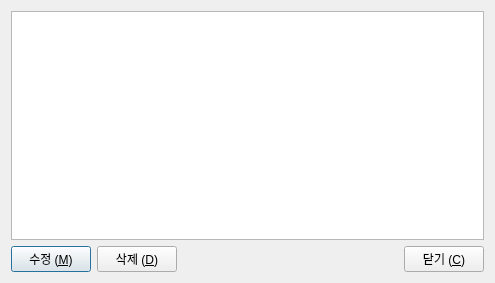
<?xml version="1.0" encoding="UTF-8"?>
<ui version="4.0">
 <class>LectureModify</class>
 <widget class="QDialog" name="LectureModify">
  <property name="geometry">
   <rect>
    <x>0</x>
    <y>0</y>
    <width>495</width>
    <height>283</height>
   </rect>
  </property>
  <property name="windowTitle">
   <string>강의관리</string>
  </property>
  <layout class="QVBoxLayout" name="verticalLayout_2">
   <item>
    <layout class="QVBoxLayout" name="verticalLayout">
     <item>
      <widget class="QTableView" name="tableView_Lecture"/>
     </item>
     <item>
      <layout class="QHBoxLayout" name="horizontalLayout">
       <item>
        <widget class="QPushButton" name="pushButton_LectureModify">
         <property name="text">
          <string>수정 (&amp;M)</string>
         </property>
        </widget>
       </item>
       <item>
        <widget class="QPushButton" name="pushButton_LectureDelete">
         <property name="text">
          <string>삭제 (&amp;D)</string>
         </property>
        </widget>
       </item>
       <item>
        <spacer name="horizontalSpacer">
         <property name="orientation">
          <enum>Qt::Horizontal</enum>
         </property>
         <property name="sizeHint" stdset="0">
          <size>
           <width>40</width>
           <height>20</height>
          </size>
         </property>
        </spacer>
       </item>
       <item>
        <widget class="QPushButton" name="pushButton_Close">
         <property name="text">
          <string>닫기 (&amp;C)</string>
         </property>
        </widget>
       </item>
      </layout>
     </item>
    </layout>
   </item>
  </layout>
 </widget>
 <tabstops>
  <tabstop>tableView_Lecture</tabstop>
  <tabstop>pushButton_LectureModify</tabstop>
  <tabstop>pushButton_LectureDelete</tabstop>
  <tabstop>pushButton_Close</tabstop>
 </tabstops>
 <resources/>
 <connections/>
</ui>
